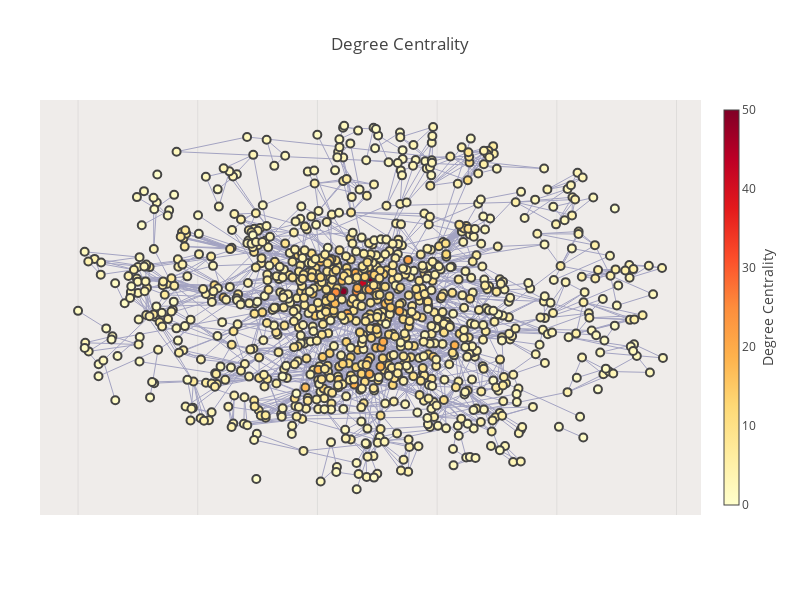

Write notebook code for a chart like this one.
### Markdown cell above
## Degree Centrality

### Code cell
init_notebook_mode(connected=True)
fig = plot_ly(subgraph, "Degree Centrality", measures[0], "Degree", colorscale='YIOrRd')
iplot(fig, filename="Degree Centrality")

### Figure 1 — Plotly figure (JSON) as saved in the notebook; plotly's stock layout.template omitted (floating-point values rounded to 4 significant figures; data arrays with more than 128 entries replaced by an {"elided": "..."} marker saying what was removed)
{"data": [{"hoverinfo": "none", "line": {"color": "#a3a3c2", "width": 1}, "mode": "lines", "type": "scatter", "x": {"elided": "8490 float values"}, "y": {"elided": "8490 float values"}}, {"hoverinfo": "text", "marker": {"color": {"elided": "998 int values"}, "colorbar": {"thickness": 15, "title": "Degree Centrality", "titleside": "right", "xanchor": "left"}, "colorscale": "YIOrRd", "line": {"width": 2}, "reversescale": true, "showscale": true, "size": 8}, "mode": "markers", "name": "", "opacity": 1, "text": {"elided": "998 str values"}, "type": "scatter", "x": {"elided": "998 float values"}, "y": {"elided": "998 float values"}}], "layout": {"autosize": false, "font": {}, "height": 600, "hovermode": "closest", "margin": {"b": 85, "l": 40, "pad": 0, "r": 40, "t": 100}, "plot_bgcolor": "#EFECEA", "showlegend": false, "title": "Degree Centrality", "width": 800, "xaxis": {"showline": false, "showticklabels": false, "title": "", "titlefont": {"color": "#7f7f7f", "size": 14}, "zeroline": false}, "yaxis": {"showgrid": false, "showline": false, "showticklabels": false, "title": "", "zeroline": false}}}
